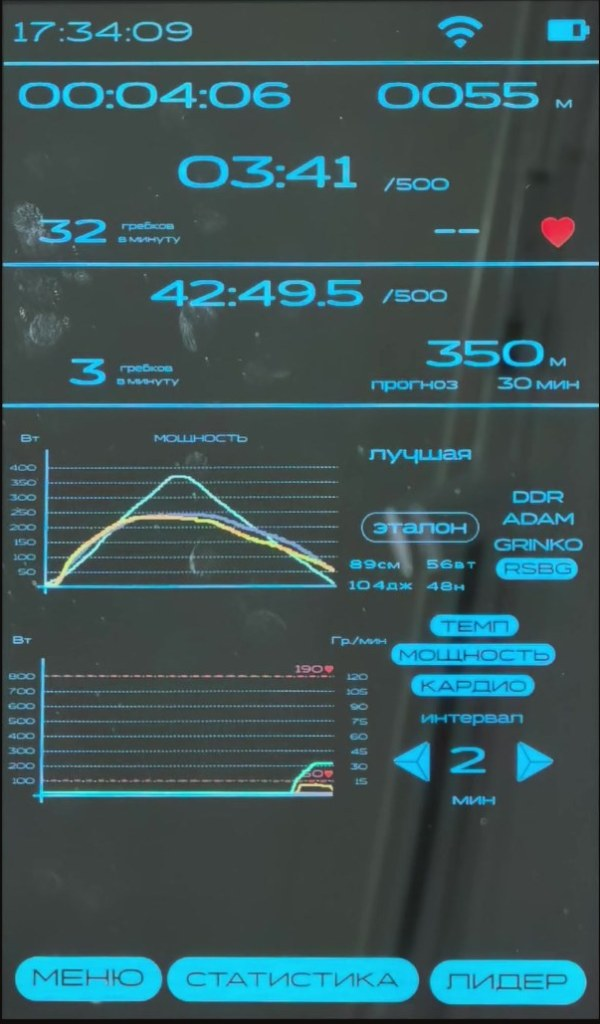
#> input picture images/screens/active_compare.jpg, 600 x 1024 px
$ python -i normalize.py   (imports and definitions only)
#> lines starting #> are read from the running program, lines starting #| are printed output that depends on the picture; after the words box and inside, x2 and y2 are one past the last pixel; in counts of white or black regions, pixels touching at a corner belong together
#> further down, picture is the input picture: shape (1024, 600, 3); mean B, G, R 88.6, 85.3, 59.5
import cv2, numpy as np, glob, os, json
SRC = "final_screens"; OUT = "/Users/rust/work/dante-super-sport/doc/images/screens"
def status_line(img):
    hsv = cv2.cvtColor(img, cv2.COLOR_BGR2HSV)
#> hsv: shape (1024, 600, 3); mean H, S, V 83.5, 61.2, 91.1
    cy = cv2.inRange(hsv, (80, 60, 60), (110, 255, 255))
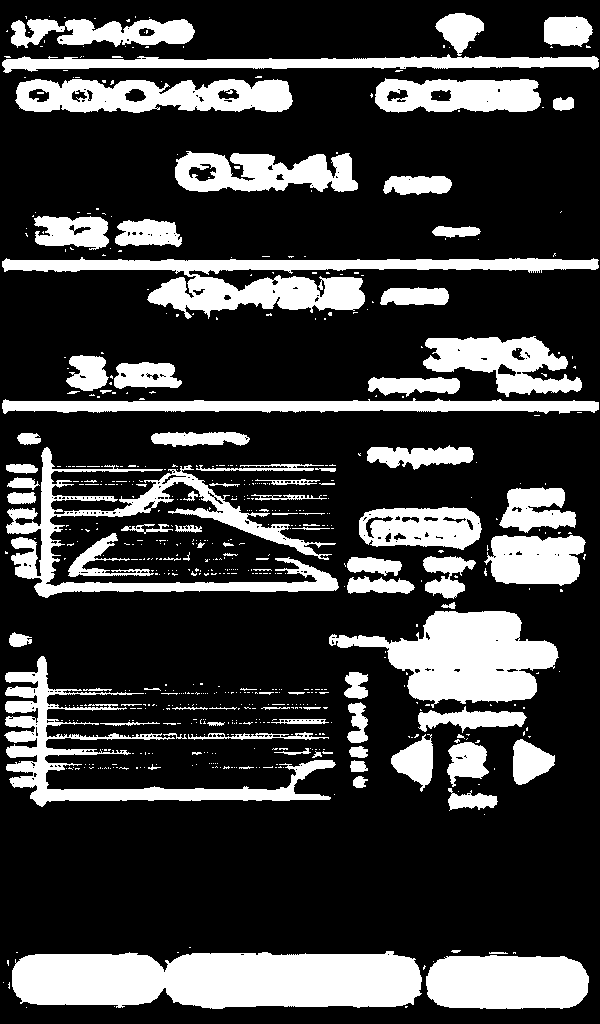
#> cy: shape (1024, 600); 24.8% white; 649 white regions (552 under 20 px), largest, box (x1, y1, x2, y2) and area: (12, 951, 422, 1009) 20408, (2, 257, 599, 319) 12045, (329, 611, 559, 708) 11813
    cy = cv2.morphologyEx(cy, cv2.MORPH_CLOSE, np.ones((1, 31), np.uint8))
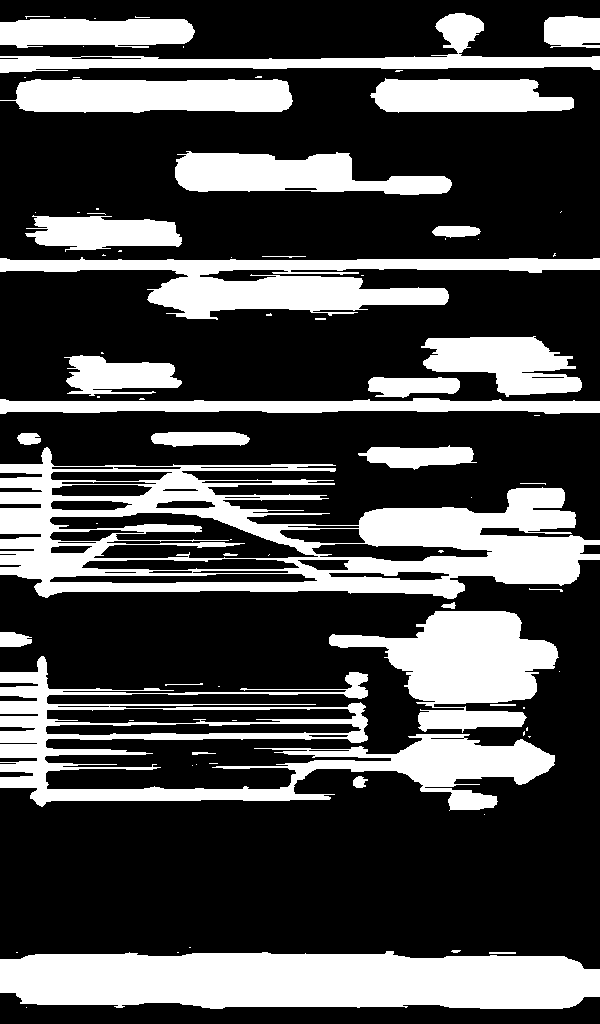
#> cy: shape (1024, 600); 30.1% white; 81 white regions (47 under 20 px), largest, box (x1, y1, x2, y2) and area: (0, 447, 600, 599) 37837, (0, 951, 600, 1009) 30205, (0, 656, 555, 811) 24224
    best = None
    for y in range(20, 300):
        row = cy[y] > 0
        # longest contiguous run
        runs = np.diff(np.concatenate(([0], row.astype(np.int8), [0])))
        starts = np.where(runs == 1)[0]; ends = np.where(runs == -1)[0]
        if len(starts) == 0: continue
        lens = ends - starts; i = int(np.argmax(lens))
        if lens[i] >= 470:
            # refine: pick the longest run within next 8 rows
            best = (y, int(starts[i]), int(ends[i]) - 1)
            break
#> this loop made 40 passes
#> (starts, ends, lens, i, best) on pass 40: ([0], [600], [600], 0, (59, 0, 599))
#> (starts, ends, lens, i) on passes 1 to 6: ([18, 126, 439, 545], [89, 187, 481, 600], [71, 61, 42, 55], 0), ([16, 438, 545], [188, 482, 600], [172, 44, 55], 0), ([0, 437, 544], [188, 483, 600], [188, 46, 56], 0), ([0, 436, 544], [190, 484, 600], [190, 48, 56], 0), ([0, 436, 544], [192, 484, 600], [192, 48, 56], 0), ([0, 436, 544], [192, 484, 600], [192, 48, 56], 0)
    return best
report = {}
# [15 lines not run here, left out]

>>> import cv2
>>> picture = cv2.imread('../images/screens/active_compare.jpg')
>>> result = status_line(picture)
#> result = (59, 0, 599)
